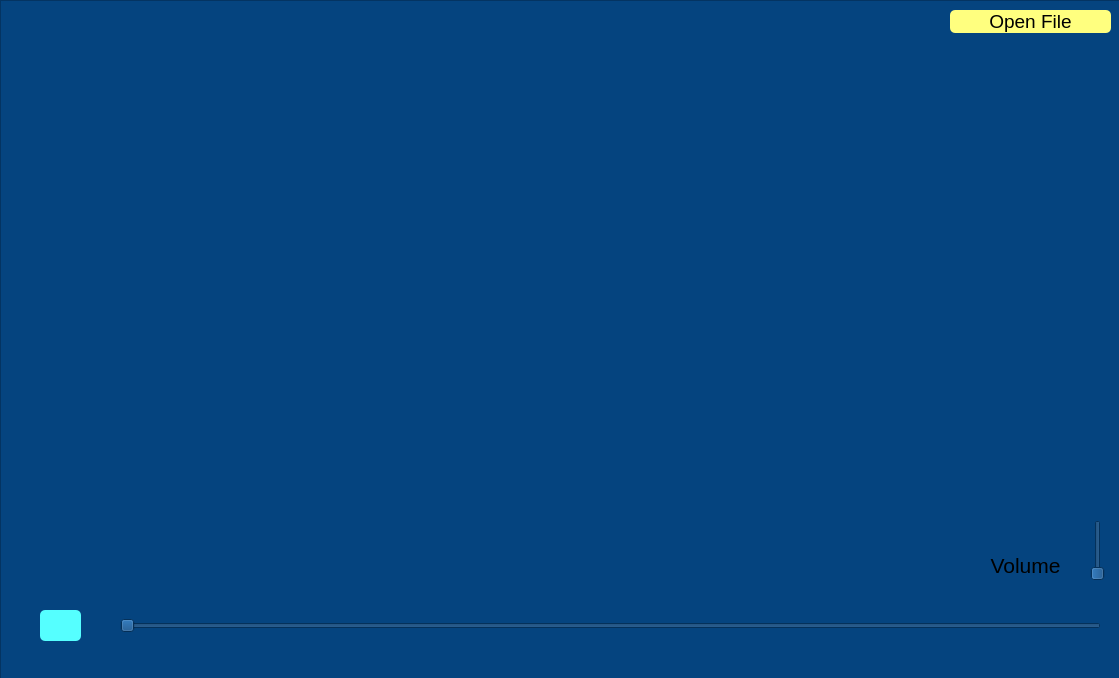
<?xml version="1.0" encoding="UTF-8"?>
<ui version="4.0">
 <class>Form</class>
 <widget class="QWidget" name="Form">
  <property name="geometry">
   <rect>
    <x>0</x>
    <y>0</y>
    <width>1119</width>
    <height>678</height>
   </rect>
  </property>
  <property name="windowTitle">
   <string>Form</string>
  </property>
  <property name="styleSheet">
   <string notr="true"/>
  </property>
  <widget class="QFrame" name="frame">
   <property name="geometry">
    <rect>
     <x>0</x>
     <y>0</y>
     <width>1121</width>
     <height>681</height>
    </rect>
   </property>
   <property name="styleSheet">
    <string notr="true">background-color: rgb(5, 68, 127);</string>
   </property>
   <property name="frameShape">
    <enum>QFrame::StyledPanel</enum>
   </property>
   <property name="frameShadow">
    <enum>QFrame::Raised</enum>
   </property>
   <widget class="QSlider" name="volumeSlider">
    <property name="geometry">
     <rect>
      <x>1090</x>
      <y>520</y>
      <width>16</width>
      <height>61</height>
     </rect>
    </property>
    <property name="orientation">
     <enum>Qt::Vertical</enum>
    </property>
   </widget>
   <widget class="QSlider" name="durationSlider">
    <property name="geometry">
     <rect>
      <x>120</x>
      <y>610</y>
      <width>981</width>
      <height>31</height>
     </rect>
    </property>
    <property name="orientation">
     <enum>Qt::Horizontal</enum>
    </property>
   </widget>
   <widget class="QPushButton" name="playButton">
    <property name="geometry">
     <rect>
      <x>40</x>
      <y>610</y>
      <width>41</width>
      <height>31</height>
     </rect>
    </property>
    <property name="styleSheet">
     <string notr="true">background-color: rgb(85, 255, 255);
image: url(:/webcam/images/play-button.png);
border-radius:5px;</string>
    </property>
    <property name="text">
     <string/>
    </property>
   </widget>
   <widget class="QLabel" name="label">
    <property name="geometry">
     <rect>
      <x>970</x>
      <y>550</y>
      <width>111</width>
      <height>31</height>
     </rect>
    </property>
    <property name="font">
     <font>
      <family>Arial</family>
      <pointsize>16</pointsize>
     </font>
    </property>
    <property name="text">
     <string>Volume</string>
    </property>
    <property name="alignment">
     <set>Qt::AlignCenter</set>
    </property>
   </widget>
   <widget class="QWidget" name="verticalLayoutWidget">
    <property name="geometry">
     <rect>
      <x>20</x>
      <y>40</y>
      <width>1091</width>
      <height>471</height>
     </rect>
    </property>
    <layout class="QVBoxLayout" name="verticalLayout"/>
   </widget>
   <widget class="QPushButton" name="openButton">
    <property name="geometry">
     <rect>
      <x>950</x>
      <y>10</y>
      <width>161</width>
      <height>23</height>
     </rect>
    </property>
    <property name="font">
     <font>
      <pointsize>14</pointsize>
     </font>
    </property>
    <property name="cursor">
     <cursorShape>OpenHandCursor</cursorShape>
    </property>
    <property name="styleSheet">
     <string notr="true">background-color: rgb(85, 255, 255);
background-color: rgb(255, 255, 127);
border-radius:5px;</string>
    </property>
    <property name="text">
     <string>Open File</string>
    </property>
   </widget>
  </widget>
 </widget>
 <resources>
  <include location="../webcams.qrc"/>
 </resources>
 <connections/>
</ui>
